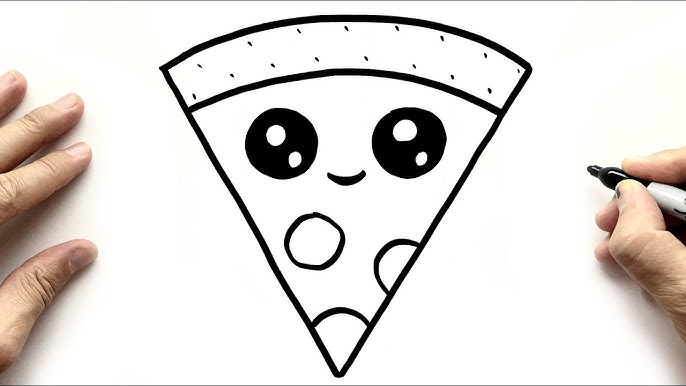
#> input picture Opencv_ile_Object_detection/media/internal_external.jpg, 686 x 386 px
$ jupyter execute contour_detection.ipynb   (shell and % lines are left out)
#> lines starting #> are read from the running program, lines starting #| are printed output that depends on the picture; after the words box and inside, x2 and y2 are one past the last pixel; in counts of white or black regions, pixels touching at a corner belong together
[cell 1]
import cv2
import numpy as np
import matplotlib.pyplot as plt

[cell 2]
img = cv2.imread('media/internal_external.jpg',0)
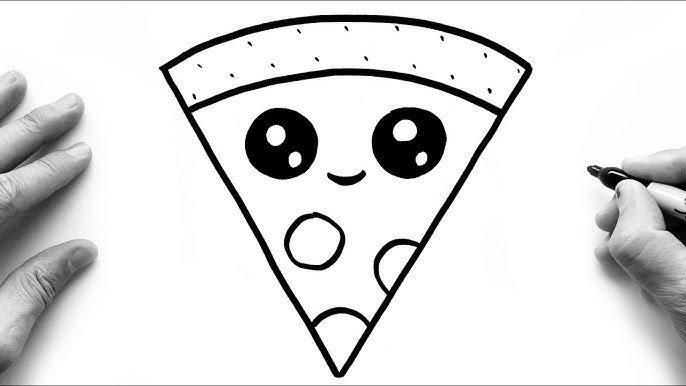
#> img: shape (386, 686); min 0, max 255, mean 220.9

[cell 3]
plt.imshow(img, cmap='gray')

[cell 4]
img.shape
#> Out = (386, 686)

[cell 5]
contours, hierarchy = cv2.findContours(img,cv2.RETR_CCOMP,cv2.CHAIN_APPROX_SIMPLE)
#> contours = 1855 contours, 1809 with area under 20; largest, box (x1, y1, x2, y2) and area: (0, 0, 686, 386) 263712, (373, 109, 445, 178) 2550, (246, 109, 318, 178) 2540, (302, 16, 402, 21) 306, (315, 20, 387, 23) 140

[cell 6]
type(contours)

[cell 7]
len(contours)
#> Out = 1855

[cell 8]
type(hierarchy)

[cell 9]
hierarchy.shape
#> Out = (1, 1855, 4)

[cell 10]
hierarchy
#> Out = 1855 rows, first 6: [1, -1, -1, -1], [2, 0, -1, -1], [3, 1, -1, -1], [4, 2, -1, -1], [5, 3, -1, -1], [6, 4, -1, -1]

[cell 11]
external_contours =np.zeros(img.shape)

[cell 12]
plt.imshow(external_contours)
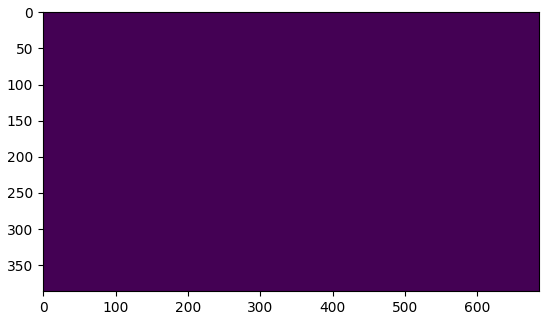
#> figure drawn by matplotlib, 1 panel

[cell 13]
for i in range(len(contours)):
    if hierarchy[0][i][3] == -1:
        cv2.drawContours(external_contours,contours,i,255,-1)
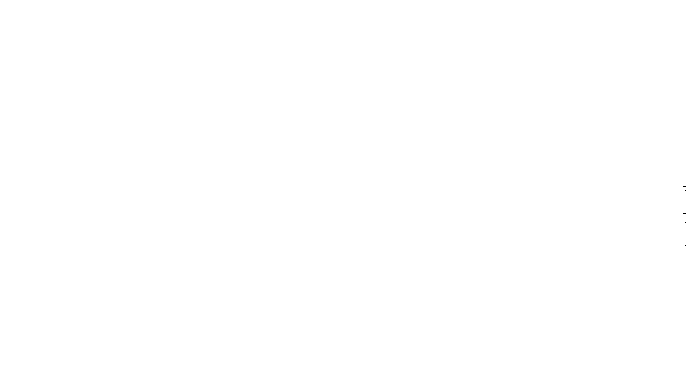
#> external_contours: shape (386, 686) float64; 100% white; black in thin lines or dots, all inside (x1, y1, x2, y2) = (683, 186, 686, 246)

[cell 14]
plt.imshow(external_contours,cmap='gray') #noktaların dışındaki alanları beyaz yapar

[cell 15]
image_internal =np.zeros(img.shape)

for i in range(len(contours)):
    if hierarchy[0][i][3] != -1:
        cv2.drawContours(image_internal,contours,i,255,-1)
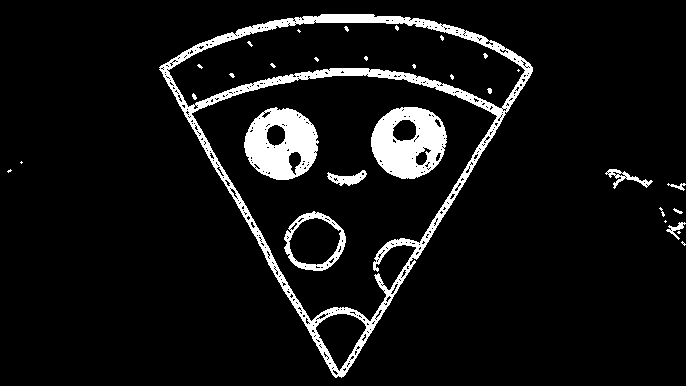
#> image_internal: shape (386, 686) float64; 7.6% white; 31 white regions (19 under 20 px), largest, box (x1, y1, x2, y2) and area: (159, 14, 533, 378) 10729, (371, 107, 447, 179) 3660, (244, 107, 319, 180) 3628
